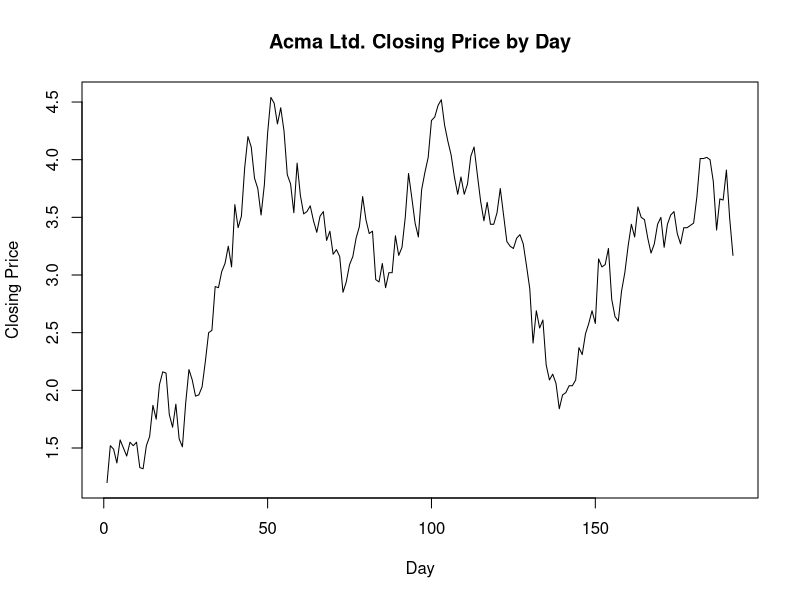
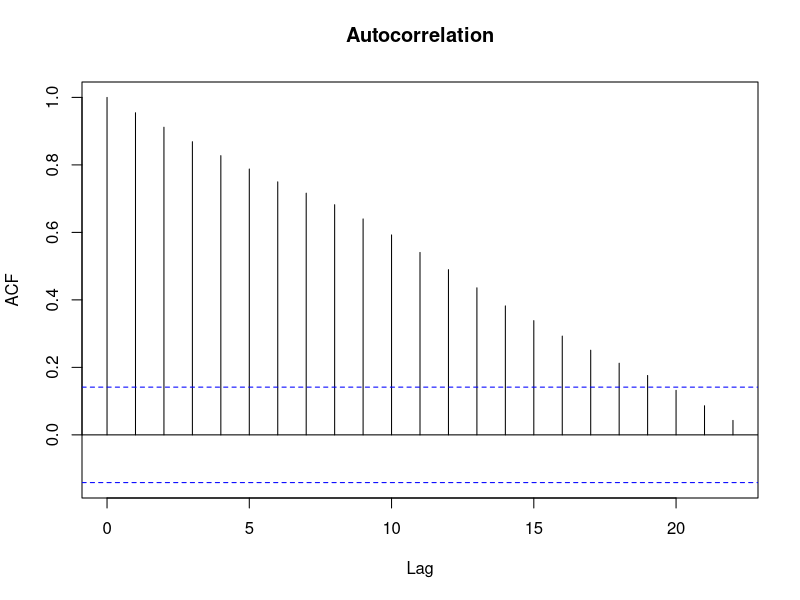
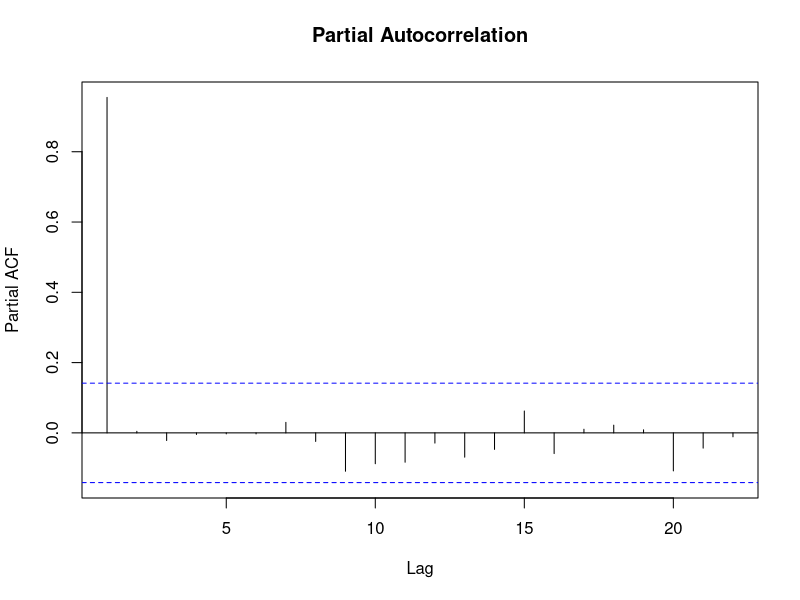
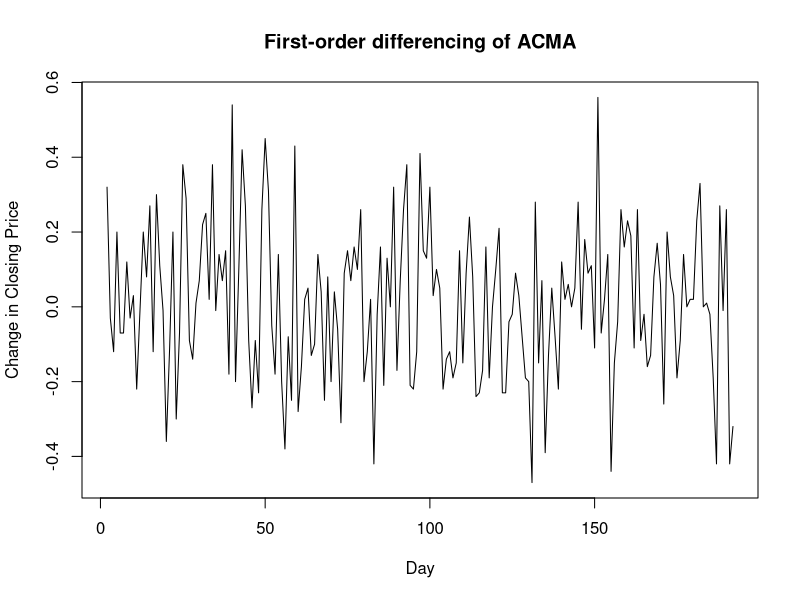
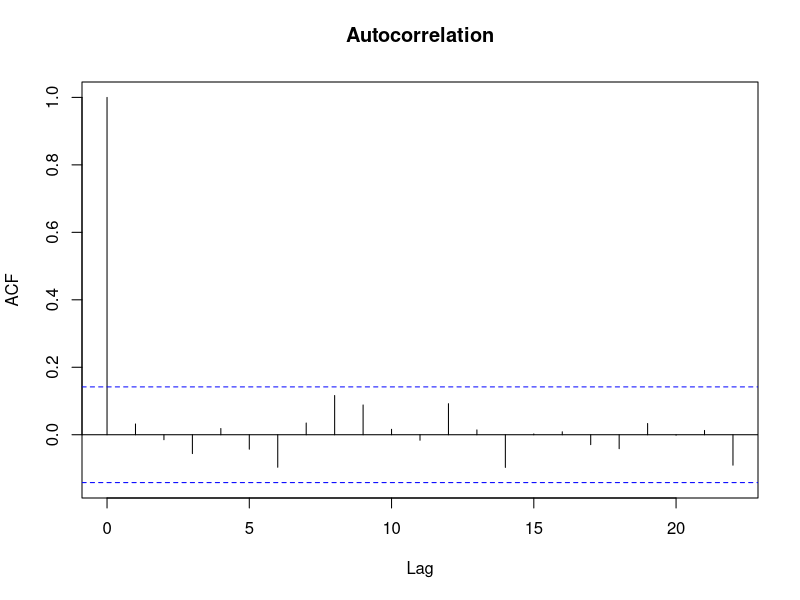
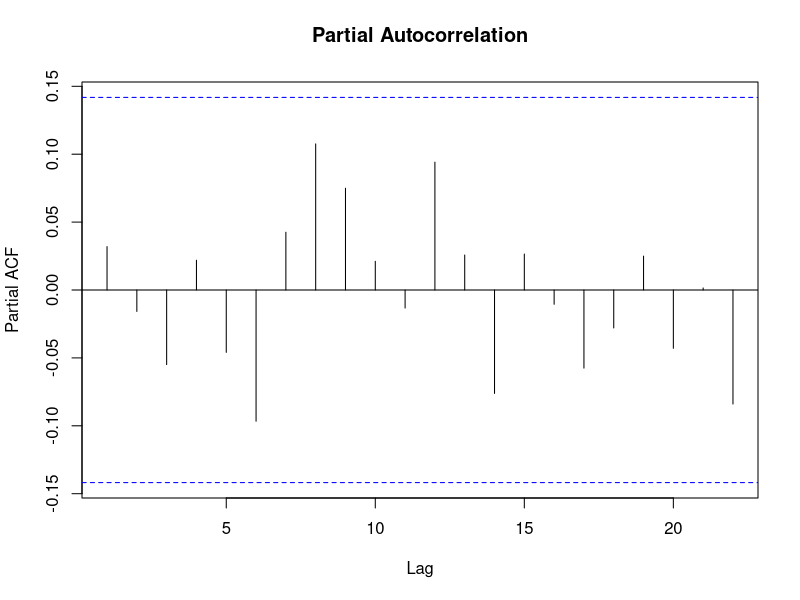
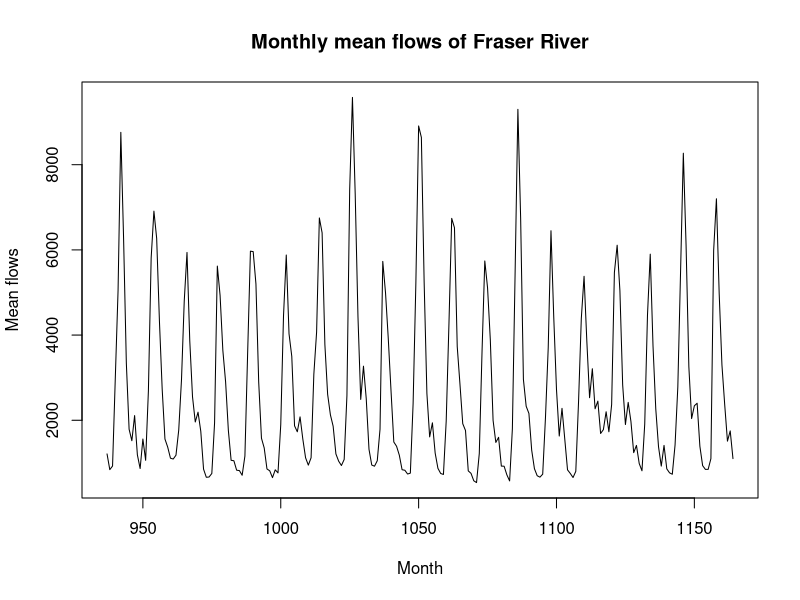
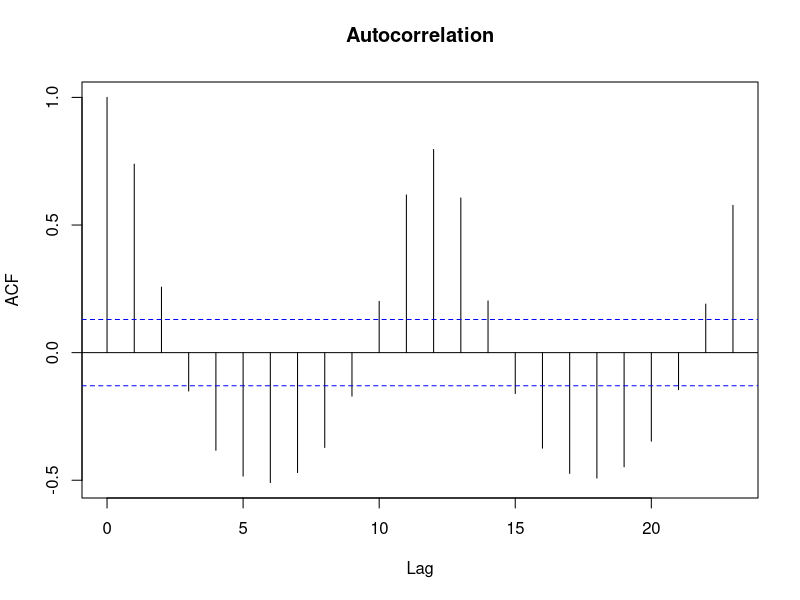

Recreate these plots in R, in order.
## ---- chunk 1
acma = read.table("Acma.TXT")
acma <- ts(acma)
plot(acma, xlab = "Day", ylab = "Closing Price", main = "Acma Ltd. Closing Price by Day")
acf(acma, main = "Autocorrelation")
pacf(acma, main = "Partial Autocorrelation")
## ---- chunk 2
acma_d = diff(acma)
plot(acma_d, xlab = "Day", ylab = "Change in Closing Price", main = "First-order differencing of ACMA")
acf(acma_d, main = "Autocorrelation")
pacf(acma_d, main = "Partial Autocorrelation")
## ---- chunk 3
mod = arima(acma, order = c(1,0,0))
mod$sigma2
## ---- chunk 4
acma[length(acma)]
## ---- chunk 5
qnorm(0.95)
## ---- chunk 6
dfr = read.csv("dataFraserRiver.csv")
dfr <- dfr[-1]
dat = c()
for (i in 1:99) {
  dat <- c(dat,dfr[i,])
}
dat <- as.numeric(dat)
dat <- data.frame(dat)
dat <- ts(dat)

## ---- chunk 7
flow = window(dat, start = 78*12+1, end = 97*12)
flow.test = window(dat, start = 97*12+1)
## ---- chunk 8
plot(flow, xlab = "Month", ylab = "Mean flows", main = "Monthly mean flows of Fraser River")
acf(flow, main = "Autocorrelation")
pacf(flow, main = "Partial Autocorrelation")
## ---- chunk 9
flow_d = diff(flow, lag = 12)
plot(flow_d, xlab = "Month", ylab = "Difference (lag 12) in mean flows", main = "Differenced monthly mean flows (without seasonal effect)")
acf(flow_d, main = "Autocorrelation")
pacf(flow_d, main = "Partial Autocorrelation")
## ---- chunk 10
mod1 = arima(flow, order = c(0,0,0), seasonal = list(order=c(1,1,0), period = 12))
mod1
## ---- chunk 11
mod2 = arima(flow, order = c(1,0,0), seasonal = list(order=c(1,1,0), period = 12))
mod2
## ---- chunk 12
mod = mod2
pred = predict(mod, 24)
plot(pred$pred, col = "red", main = "Predicted and actual mean flows for the next 24 months",
     xlab = "Month", ylab = "Mean flows")
lines(flow.test, col = "blue")
## ---- chunk 13
sqrt(mean(pred$pred - flow.test)^2)
## ---- chunk 14
sum((flow.test > pred$pred-qnorm(0.975)*pred$se) & (flow.test < pred$pred+qnorm(0.975)*pred$se))
